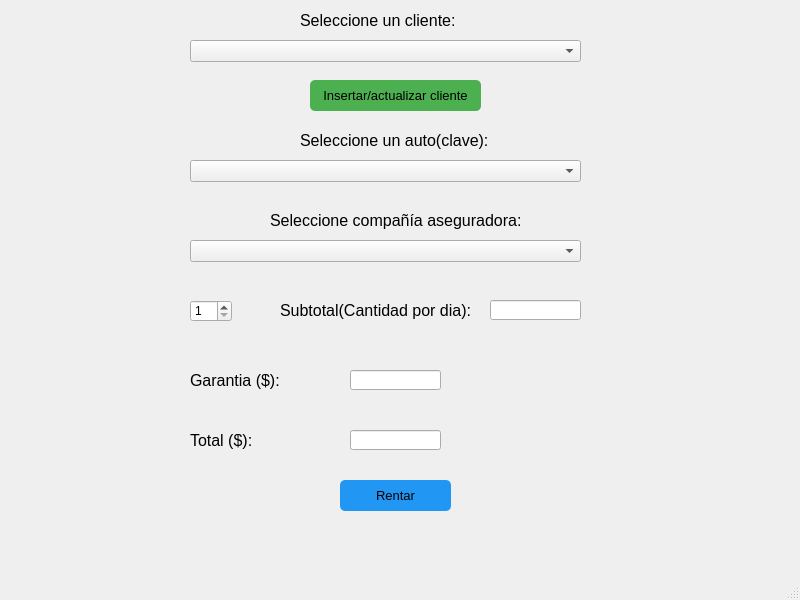
<?xml version="1.0" encoding="UTF-8"?>
<ui version="4.0">
 <class>MainWindow</class>
 <widget class="QMainWindow" name="MainWindow">
  <property name="geometry">
   <rect>
    <x>0</x>
    <y>0</y>
    <width>800</width>
    <height>600</height>
   </rect>
  </property>
  <property name="windowTitle">
   <string>MainWindow</string>
  </property>
  <property name="autoFillBackground">
   <bool>false</bool>
  </property>
  <property name="styleSheet">
   <string notr="true"/>
  </property>
  <widget class="QWidget" name="centralwidget">
   <property name="styleSheet">
    <string notr="true"/>
   </property>
   <widget class="QComboBox" name="comboBox">
    <property name="geometry">
     <rect>
      <x>190</x>
      <y>40</y>
      <width>391</width>
      <height>22</height>
     </rect>
    </property>
    <property name="sizePolicy">
     <sizepolicy hsizetype="Fixed" vsizetype="Fixed">
      <horstretch>0</horstretch>
      <verstretch>0</verstretch>
     </sizepolicy>
    </property>
   </widget>
   <widget class="QLabel" name="label">
    <property name="geometry">
     <rect>
      <x>270</x>
      <y>210</y>
      <width>251</width>
      <height>21</height>
     </rect>
    </property>
    <property name="font">
     <font>
      <pointsize>12</pointsize>
     </font>
    </property>
    <property name="text">
     <string>Seleccione compañía aseguradora:</string>
    </property>
   </widget>
   <widget class="QPushButton" name="pushButton">
    <property name="geometry">
     <rect>
      <x>310</x>
      <y>80</y>
      <width>171</width>
      <height>31</height>
     </rect>
    </property>
    <property name="palette">
     <palette>
      <active>
       <colorrole role="WindowText">
        <brush brushstyle="SolidPattern">
         <color alpha="255">
          <red>0</red>
          <green>0</green>
          <blue>0</blue>
         </color>
        </brush>
       </colorrole>
       <colorrole role="Button">
        <brush brushstyle="SolidPattern">
         <color alpha="255">
          <red>76</red>
          <green>175</green>
          <blue>80</blue>
         </color>
        </brush>
       </colorrole>
       <colorrole role="Text">
        <brush brushstyle="SolidPattern">
         <color alpha="255">
          <red>0</red>
          <green>0</green>
          <blue>0</blue>
         </color>
        </brush>
       </colorrole>
       <colorrole role="ButtonText">
        <brush brushstyle="SolidPattern">
         <color alpha="255">
          <red>0</red>
          <green>0</green>
          <blue>0</blue>
         </color>
        </brush>
       </colorrole>
       <colorrole role="Base">
        <brush brushstyle="SolidPattern">
         <color alpha="255">
          <red>76</red>
          <green>175</green>
          <blue>80</blue>
         </color>
        </brush>
       </colorrole>
       <colorrole role="Window">
        <brush brushstyle="SolidPattern">
         <color alpha="255">
          <red>76</red>
          <green>175</green>
          <blue>80</blue>
         </color>
        </brush>
       </colorrole>
      </active>
      <inactive>
       <colorrole role="WindowText">
        <brush brushstyle="SolidPattern">
         <color alpha="255">
          <red>0</red>
          <green>0</green>
          <blue>0</blue>
         </color>
        </brush>
       </colorrole>
       <colorrole role="Button">
        <brush brushstyle="SolidPattern">
         <color alpha="255">
          <red>76</red>
          <green>175</green>
          <blue>80</blue>
         </color>
        </brush>
       </colorrole>
       <colorrole role="Text">
        <brush brushstyle="SolidPattern">
         <color alpha="255">
          <red>0</red>
          <green>0</green>
          <blue>0</blue>
         </color>
        </brush>
       </colorrole>
       <colorrole role="ButtonText">
        <brush brushstyle="SolidPattern">
         <color alpha="255">
          <red>0</red>
          <green>0</green>
          <blue>0</blue>
         </color>
        </brush>
       </colorrole>
       <colorrole role="Base">
        <brush brushstyle="SolidPattern">
         <color alpha="255">
          <red>76</red>
          <green>175</green>
          <blue>80</blue>
         </color>
        </brush>
       </colorrole>
       <colorrole role="Window">
        <brush brushstyle="SolidPattern">
         <color alpha="255">
          <red>76</red>
          <green>175</green>
          <blue>80</blue>
         </color>
        </brush>
       </colorrole>
      </inactive>
      <disabled>
       <colorrole role="WindowText">
        <brush brushstyle="SolidPattern">
         <color alpha="255">
          <red>0</red>
          <green>0</green>
          <blue>0</blue>
         </color>
        </brush>
       </colorrole>
       <colorrole role="Button">
        <brush brushstyle="SolidPattern">
         <color alpha="255">
          <red>76</red>
          <green>175</green>
          <blue>80</blue>
         </color>
        </brush>
       </colorrole>
       <colorrole role="Text">
        <brush brushstyle="SolidPattern">
         <color alpha="255">
          <red>0</red>
          <green>0</green>
          <blue>0</blue>
         </color>
        </brush>
       </colorrole>
       <colorrole role="ButtonText">
        <brush brushstyle="SolidPattern">
         <color alpha="255">
          <red>0</red>
          <green>0</green>
          <blue>0</blue>
         </color>
        </brush>
       </colorrole>
       <colorrole role="Base">
        <brush brushstyle="SolidPattern">
         <color alpha="255">
          <red>76</red>
          <green>175</green>
          <blue>80</blue>
         </color>
        </brush>
       </colorrole>
       <colorrole role="Window">
        <brush brushstyle="SolidPattern">
         <color alpha="255">
          <red>76</red>
          <green>175</green>
          <blue>80</blue>
         </color>
        </brush>
       </colorrole>
      </disabled>
     </palette>
    </property>
    <property name="font">
     <font>
      <pointsize>10</pointsize>
     </font>
    </property>
    <property name="styleSheet">
     <string notr="true">      QPushButton {
        background-color: #4CAF50;
        color: black;
        border: none;
        border-radius: 5px;
        padding: 10px;
      }
      QPushButton:hover {
        background-color: #45a049;
      }</string>
    </property>
    <property name="text">
     <string>Insertar/actualizar cliente</string>
    </property>
    <property name="checkable">
     <bool>false</bool>
    </property>
   </widget>
   <widget class="QComboBox" name="comboBox_2">
    <property name="geometry">
     <rect>
      <x>190</x>
      <y>160</y>
      <width>391</width>
      <height>22</height>
     </rect>
    </property>
    <property name="sizePolicy">
     <sizepolicy hsizetype="Fixed" vsizetype="Fixed">
      <horstretch>0</horstretch>
      <verstretch>0</verstretch>
     </sizepolicy>
    </property>
   </widget>
   <widget class="QLabel" name="label_2">
    <property name="geometry">
     <rect>
      <x>300</x>
      <y>130</y>
      <width>191</width>
      <height>21</height>
     </rect>
    </property>
    <property name="font">
     <font>
      <pointsize>12</pointsize>
     </font>
    </property>
    <property name="text">
     <string>Seleccione un auto(clave):</string>
    </property>
   </widget>
   <widget class="QSpinBox" name="spinBox">
    <property name="geometry">
     <rect>
      <x>190</x>
      <y>300</y>
      <width>42</width>
      <height>22</height>
     </rect>
    </property>
    <property name="suffix">
     <string/>
    </property>
    <property name="prefix">
     <string/>
    </property>
    <property name="minimum">
     <number>1</number>
    </property>
    <property name="maximum">
     <number>30</number>
    </property>
   </widget>
   <widget class="QLabel" name="label_3">
    <property name="geometry">
     <rect>
      <x>280</x>
      <y>300</y>
      <width>191</width>
      <height>21</height>
     </rect>
    </property>
    <property name="font">
     <font>
      <pointsize>12</pointsize>
     </font>
    </property>
    <property name="text">
     <string>Subtotal(Cantidad por dia):</string>
    </property>
   </widget>
   <widget class="QLineEdit" name="lineEdit">
    <property name="geometry">
     <rect>
      <x>490</x>
      <y>300</y>
      <width>91</width>
      <height>20</height>
     </rect>
    </property>
    <property name="readOnly">
     <bool>true</bool>
    </property>
   </widget>
   <widget class="QLabel" name="label_4">
    <property name="geometry">
     <rect>
      <x>190</x>
      <y>370</y>
      <width>161</width>
      <height>21</height>
     </rect>
    </property>
    <property name="font">
     <font>
      <pointsize>12</pointsize>
     </font>
    </property>
    <property name="text">
     <string>Garantia ($):</string>
    </property>
   </widget>
   <widget class="QLineEdit" name="lineEdit_2">
    <property name="geometry">
     <rect>
      <x>350</x>
      <y>370</y>
      <width>91</width>
      <height>20</height>
     </rect>
    </property>
    <property name="readOnly">
     <bool>false</bool>
    </property>
   </widget>
   <widget class="QLabel" name="label_5">
    <property name="geometry">
     <rect>
      <x>190</x>
      <y>430</y>
      <width>191</width>
      <height>21</height>
     </rect>
    </property>
    <property name="font">
     <font>
      <pointsize>12</pointsize>
     </font>
    </property>
    <property name="text">
     <string>Total ($):</string>
    </property>
   </widget>
   <widget class="QLineEdit" name="lineEdit_3">
    <property name="geometry">
     <rect>
      <x>350</x>
      <y>430</y>
      <width>91</width>
      <height>20</height>
     </rect>
    </property>
    <property name="readOnly">
     <bool>true</bool>
    </property>
   </widget>
   <widget class="QPushButton" name="pushButton_3">
    <property name="geometry">
     <rect>
      <x>340</x>
      <y>480</y>
      <width>111</width>
      <height>31</height>
     </rect>
    </property>
    <property name="palette">
     <palette>
      <active>
       <colorrole role="WindowText">
        <brush brushstyle="SolidPattern">
         <color alpha="255">
          <red>0</red>
          <green>0</green>
          <blue>0</blue>
         </color>
        </brush>
       </colorrole>
       <colorrole role="Button">
        <brush brushstyle="SolidPattern">
         <color alpha="255">
          <red>33</red>
          <green>150</green>
          <blue>243</blue>
         </color>
        </brush>
       </colorrole>
       <colorrole role="Light">
        <brush brushstyle="SolidPattern">
         <color alpha="255">
          <red>127</red>
          <green>127</green>
          <blue>255</blue>
         </color>
        </brush>
       </colorrole>
       <colorrole role="Midlight">
        <brush brushstyle="SolidPattern">
         <color alpha="255">
          <red>63</red>
          <green>63</green>
          <blue>255</blue>
         </color>
        </brush>
       </colorrole>
       <colorrole role="Dark">
        <brush brushstyle="SolidPattern">
         <color alpha="255">
          <red>0</red>
          <green>0</green>
          <blue>127</blue>
         </color>
        </brush>
       </colorrole>
       <colorrole role="Mid">
        <brush brushstyle="SolidPattern">
         <color alpha="255">
          <red>0</red>
          <green>0</green>
          <blue>170</blue>
         </color>
        </brush>
       </colorrole>
       <colorrole role="Text">
        <brush brushstyle="SolidPattern">
         <color alpha="255">
          <red>0</red>
          <green>0</green>
          <blue>0</blue>
         </color>
        </brush>
       </colorrole>
       <colorrole role="BrightText">
        <brush brushstyle="SolidPattern">
         <color alpha="255">
          <red>255</red>
          <green>255</green>
          <blue>255</blue>
         </color>
        </brush>
       </colorrole>
       <colorrole role="ButtonText">
        <brush brushstyle="SolidPattern">
         <color alpha="255">
          <red>0</red>
          <green>0</green>
          <blue>0</blue>
         </color>
        </brush>
       </colorrole>
       <colorrole role="Base">
        <brush brushstyle="SolidPattern">
         <color alpha="255">
          <red>33</red>
          <green>150</green>
          <blue>243</blue>
         </color>
        </brush>
       </colorrole>
       <colorrole role="Window">
        <brush brushstyle="SolidPattern">
         <color alpha="255">
          <red>33</red>
          <green>150</green>
          <blue>243</blue>
         </color>
        </brush>
       </colorrole>
       <colorrole role="Shadow">
        <brush brushstyle="SolidPattern">
         <color alpha="255">
          <red>0</red>
          <green>0</green>
          <blue>0</blue>
         </color>
        </brush>
       </colorrole>
       <colorrole role="AlternateBase">
        <brush brushstyle="SolidPattern">
         <color alpha="255">
          <red>127</red>
          <green>127</green>
          <blue>255</blue>
         </color>
        </brush>
       </colorrole>
       <colorrole role="ToolTipBase">
        <brush brushstyle="SolidPattern">
         <color alpha="255">
          <red>255</red>
          <green>255</green>
          <blue>220</blue>
         </color>
        </brush>
       </colorrole>
       <colorrole role="ToolTipText">
        <brush brushstyle="SolidPattern">
         <color alpha="255">
          <red>0</red>
          <green>0</green>
          <blue>0</blue>
         </color>
        </brush>
       </colorrole>
      </active>
      <inactive>
       <colorrole role="WindowText">
        <brush brushstyle="SolidPattern">
         <color alpha="255">
          <red>0</red>
          <green>0</green>
          <blue>0</blue>
         </color>
        </brush>
       </colorrole>
       <colorrole role="Button">
        <brush brushstyle="SolidPattern">
         <color alpha="255">
          <red>33</red>
          <green>150</green>
          <blue>243</blue>
         </color>
        </brush>
       </colorrole>
       <colorrole role="Light">
        <brush brushstyle="SolidPattern">
         <color alpha="255">
          <red>127</red>
          <green>127</green>
          <blue>255</blue>
         </color>
        </brush>
       </colorrole>
       <colorrole role="Midlight">
        <brush brushstyle="SolidPattern">
         <color alpha="255">
          <red>63</red>
          <green>63</green>
          <blue>255</blue>
         </color>
        </brush>
       </colorrole>
       <colorrole role="Dark">
        <brush brushstyle="SolidPattern">
         <color alpha="255">
          <red>0</red>
          <green>0</green>
          <blue>127</blue>
         </color>
        </brush>
       </colorrole>
       <colorrole role="Mid">
        <brush brushstyle="SolidPattern">
         <color alpha="255">
          <red>0</red>
          <green>0</green>
          <blue>170</blue>
         </color>
        </brush>
       </colorrole>
       <colorrole role="Text">
        <brush brushstyle="SolidPattern">
         <color alpha="255">
          <red>0</red>
          <green>0</green>
          <blue>0</blue>
         </color>
        </brush>
       </colorrole>
       <colorrole role="BrightText">
        <brush brushstyle="SolidPattern">
         <color alpha="255">
          <red>255</red>
          <green>255</green>
          <blue>255</blue>
         </color>
        </brush>
       </colorrole>
       <colorrole role="ButtonText">
        <brush brushstyle="SolidPattern">
         <color alpha="255">
          <red>0</red>
          <green>0</green>
          <blue>0</blue>
         </color>
        </brush>
       </colorrole>
       <colorrole role="Base">
        <brush brushstyle="SolidPattern">
         <color alpha="255">
          <red>33</red>
          <green>150</green>
          <blue>243</blue>
         </color>
        </brush>
       </colorrole>
       <colorrole role="Window">
        <brush brushstyle="SolidPattern">
         <color alpha="255">
          <red>33</red>
          <green>150</green>
          <blue>243</blue>
         </color>
        </brush>
       </colorrole>
       <colorrole role="Shadow">
        <brush brushstyle="SolidPattern">
         <color alpha="255">
          <red>0</red>
          <green>0</green>
          <blue>0</blue>
         </color>
        </brush>
       </colorrole>
       <colorrole role="AlternateBase">
        <brush brushstyle="SolidPattern">
         <color alpha="255">
          <red>127</red>
          <green>127</green>
          <blue>255</blue>
         </color>
        </brush>
       </colorrole>
       <colorrole role="ToolTipBase">
        <brush brushstyle="SolidPattern">
         <color alpha="255">
          <red>255</red>
          <green>255</green>
          <blue>220</blue>
         </color>
        </brush>
       </colorrole>
       <colorrole role="ToolTipText">
        <brush brushstyle="SolidPattern">
         <color alpha="255">
          <red>0</red>
          <green>0</green>
          <blue>0</blue>
         </color>
        </brush>
       </colorrole>
      </inactive>
      <disabled>
       <colorrole role="WindowText">
        <brush brushstyle="SolidPattern">
         <color alpha="255">
          <red>0</red>
          <green>0</green>
          <blue>0</blue>
         </color>
        </brush>
       </colorrole>
       <colorrole role="Button">
        <brush brushstyle="SolidPattern">
         <color alpha="255">
          <red>33</red>
          <green>150</green>
          <blue>243</blue>
         </color>
        </brush>
       </colorrole>
       <colorrole role="Light">
        <brush brushstyle="SolidPattern">
         <color alpha="255">
          <red>127</red>
          <green>127</green>
          <blue>255</blue>
         </color>
        </brush>
       </colorrole>
       <colorrole role="Midlight">
        <brush brushstyle="SolidPattern">
         <color alpha="255">
          <red>63</red>
          <green>63</green>
          <blue>255</blue>
         </color>
        </brush>
       </colorrole>
       <colorrole role="Dark">
        <brush brushstyle="SolidPattern">
         <color alpha="255">
          <red>0</red>
          <green>0</green>
          <blue>127</blue>
         </color>
        </brush>
       </colorrole>
       <colorrole role="Mid">
        <brush brushstyle="SolidPattern">
         <color alpha="255">
          <red>0</red>
          <green>0</green>
          <blue>170</blue>
         </color>
        </brush>
       </colorrole>
       <colorrole role="Text">
        <brush brushstyle="SolidPattern">
         <color alpha="255">
          <red>0</red>
          <green>0</green>
          <blue>0</blue>
         </color>
        </brush>
       </colorrole>
       <colorrole role="BrightText">
        <brush brushstyle="SolidPattern">
         <color alpha="255">
          <red>255</red>
          <green>255</green>
          <blue>255</blue>
         </color>
        </brush>
       </colorrole>
       <colorrole role="ButtonText">
        <brush brushstyle="SolidPattern">
         <color alpha="255">
          <red>0</red>
          <green>0</green>
          <blue>0</blue>
         </color>
        </brush>
       </colorrole>
       <colorrole role="Base">
        <brush brushstyle="SolidPattern">
         <color alpha="255">
          <red>33</red>
          <green>150</green>
          <blue>243</blue>
         </color>
        </brush>
       </colorrole>
       <colorrole role="Window">
        <brush brushstyle="SolidPattern">
         <color alpha="255">
          <red>33</red>
          <green>150</green>
          <blue>243</blue>
         </color>
        </brush>
       </colorrole>
       <colorrole role="Shadow">
        <brush brushstyle="SolidPattern">
         <color alpha="255">
          <red>0</red>
          <green>0</green>
          <blue>0</blue>
         </color>
        </brush>
       </colorrole>
       <colorrole role="AlternateBase">
        <brush brushstyle="SolidPattern">
         <color alpha="255">
          <red>0</red>
          <green>0</green>
          <blue>255</blue>
         </color>
        </brush>
       </colorrole>
       <colorrole role="ToolTipBase">
        <brush brushstyle="SolidPattern">
         <color alpha="255">
          <red>255</red>
          <green>255</green>
          <blue>220</blue>
         </color>
        </brush>
       </colorrole>
       <colorrole role="ToolTipText">
        <brush brushstyle="SolidPattern">
         <color alpha="255">
          <red>0</red>
          <green>0</green>
          <blue>0</blue>
         </color>
        </brush>
       </colorrole>
      </disabled>
     </palette>
    </property>
    <property name="font">
     <font>
      <pointsize>10</pointsize>
     </font>
    </property>
    <property name="styleSheet">
     <string notr="true">      QPushButton {
        background-color: #2196F3;
        color: black;
        border: none;
        border-radius: 5px;
        padding: 10px;
      }
      QPushButton:hover {
        background-color: #1e88e5;
      }
     </string>
    </property>
    <property name="text">
     <string>Rentar</string>
    </property>
    <property name="checkable">
     <bool>false</bool>
    </property>
   </widget>
   <widget class="QLabel" name="label_6">
    <property name="geometry">
     <rect>
      <x>-4</x>
      <y>-8</y>
      <width>811</width>
      <height>581</height>
     </rect>
    </property>
    <property name="text">
     <string/>
    </property>
    <property name="pixmap">
     <pixmap>renta.jpg</pixmap>
    </property>
    <property name="scaledContents">
     <bool>true</bool>
    </property>
    <property name="wordWrap">
     <bool>false</bool>
    </property>
   </widget>
   <widget class="QLabel" name="label_7">
    <property name="geometry">
     <rect>
      <x>300</x>
      <y>10</y>
      <width>191</width>
      <height>21</height>
     </rect>
    </property>
    <property name="font">
     <font>
      <pointsize>12</pointsize>
     </font>
    </property>
    <property name="text">
     <string>Seleccione un cliente:</string>
    </property>
   </widget>
   <widget class="QComboBox" name="comboBox_3">
    <property name="geometry">
     <rect>
      <x>190</x>
      <y>240</y>
      <width>391</width>
      <height>22</height>
     </rect>
    </property>
    <property name="sizePolicy">
     <sizepolicy hsizetype="Fixed" vsizetype="Fixed">
      <horstretch>0</horstretch>
      <verstretch>0</verstretch>
     </sizepolicy>
    </property>
   </widget>
   <zorder>label_6</zorder>
   <zorder>comboBox</zorder>
   <zorder>label</zorder>
   <zorder>pushButton</zorder>
   <zorder>comboBox_2</zorder>
   <zorder>label_2</zorder>
   <zorder>spinBox</zorder>
   <zorder>label_3</zorder>
   <zorder>lineEdit</zorder>
   <zorder>label_4</zorder>
   <zorder>lineEdit_2</zorder>
   <zorder>label_5</zorder>
   <zorder>lineEdit_3</zorder>
   <zorder>pushButton_3</zorder>
   <zorder>label_7</zorder>
   <zorder>comboBox_3</zorder>
  </widget>
  <widget class="QMenuBar" name="menubar">
   <property name="geometry">
    <rect>
     <x>0</x>
     <y>0</y>
     <width>800</width>
     <height>21</height>
    </rect>
   </property>
  </widget>
  <widget class="QStatusBar" name="statusbar"/>
 </widget>
 <resources/>
 <connections/>
</ui>
